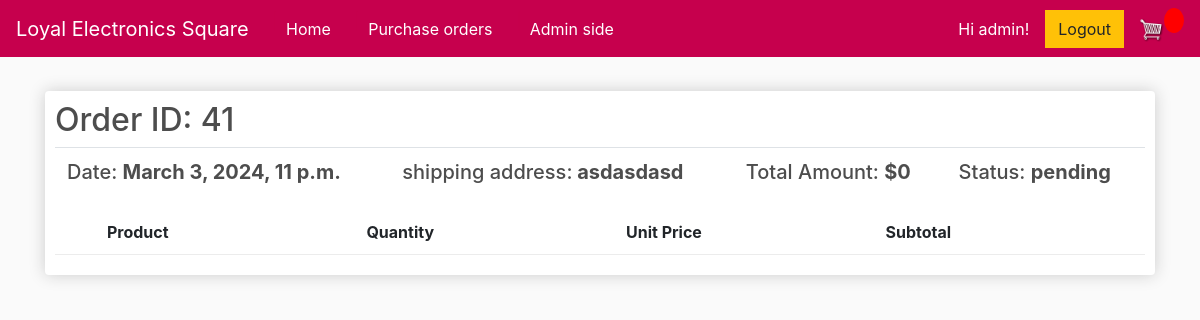
The app's page /order_detail/41 (signed in), older data.
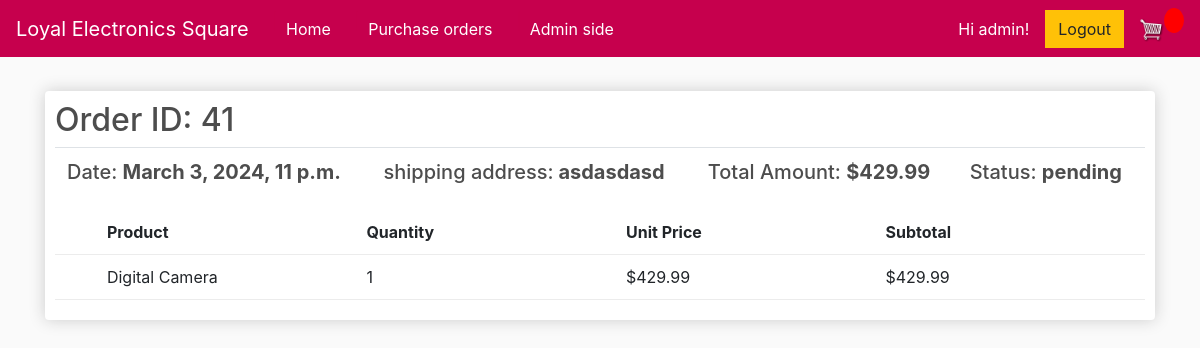
The same page, newer data.
### store/models.py (models this page shows, shortened)
class Order(models.Model):
    customer = models.ForeignKey(Customer, on_delete=models.SET_NULL, null=True, blank=True)
    date_ordered = models.DateTimeField(default=timezone.now)
    complete = models.BooleanField(default=False, null=True, blank=False)
    total_amount = models.DecimalField(max_digits=100, decimal_places=2, null=True)
    status = models.CharField(max_length=20, default='pending')
    @property
    def get_cart_items(self):
        orderitems = self.orderitem_set.all()
        total = sum([item.quantity for item in orderitems])
        return total
    def total_amount(self):
        orderitems = self.orderitem_set.all()
        total = sum([item.get_total for item in orderitems])
        return total

class Customer(models.Model):
    user = models.OneToOneField(User, on_delete=models.CASCADE, related_name = 'customer', null=True, blank=True)
    full_name = models.CharField(max_length=200, null=True)
    email = models.CharField(max_length=200, null=True)
    password = models.CharField(max_length=200, null=True)
    shipping_address = models.CharField(max_length=200, null=True)

class OrderItem(models.Model):
    product = models.ForeignKey(Product, on_delete=models.SET_NULL, null=True)
    order = models.ForeignKey(Order, on_delete=models.SET_NULL, null=True)
    quantity = models.IntegerField(default=0, null=True, blank=True)
    date_added = models.DateTimeField(auto_now_add=True)
    unit_price = models.DecimalField(max_digits=10, decimal_places=2, null=True)
    subtotal = models.DecimalField(max_digits=10, decimal_places=2, null=True)
    @property
    def get_total(self):
        total = self.product.price * self.quantity
        return total

class Product(models.Model):
    name = models.CharField(max_length=200, null=True)
    price = models.DecimalField(max_digits=10, decimal_places=2)
    size = models.CharField(max_length=16, null=True)
    weight = models.CharField(max_length=16, null=True)
    digital = models.BooleanField(default=False, null=True, blank=False)
    image = models.ImageField(null=True, blank=True)
    image2 = models.ImageField(null=True, blank=True)
    image3 = models.ImageField(null=True, blank=True)
    description = models.TextField(null=True)
    is_active = models.BooleanField(default=True)

### store/views.py (the view)
# urls.py: path('order_detail/<int:pk>', views.order_detail, name="order_detail"),
@login_required
def order_detail(request, pk):
     if request.user.is_authenticated:
          customer = request.user.customer
          order, created = Order.objects.get_or_create(customer=customer, complete=False)
          items = order.orderitem_set.all()
          cartItems = order.get_cart_items
     else:
          items = []
          order = {'get_cart_total':0, 'get_cart_items':0, 'shipping':False}
          cartItems = order['get_cart_items']
     order = Order.objects.get(id=pk)
     order_items = OrderItem.objects.filter(order=order)
     return render(request, 'store/order_detail.html', {'order': order, 'order_items': order_items})

### store/templates/store/order_detail.html
{% extends 'store/main.html' %}
{% load static %}
{% block content %}
<div class="row">
    <div class="col-lg-12">
        <div class="box-element">
            <table class="table">
                <h2>Order ID: {{ order.id }}</h2>
                <tr>
                    <th><h5>Date: <strong>{{order.date_ordered}}</strong></h5></th>
                    <th><h5>shipping address:<strong> {{order.customer.shipping_address}}</strong></h5></th>
                    <th><h5>Total Amount: <strong>${{order.total_amount}}</strong></h5></th>
                    <th><h5>Status: <strong>{{order.status}}</strong></h5></th>
                </tr>
            </table>
            <div class="cart-row">
                <div style="flex:0.2"><strong></strong></div>
                <div style="flex:1"><strong>Product</strong></div>
                <div style="flex:1"><strong>Quantity</strong></div>
                <div style="flex:1"><strong>Unit Price</strong></div>
                <div style="flex:1"><strong>Subtotal</strong></div>
            </div>
            {% for item in order_items %}
            <div class="cart-row">
                <div style="flex:0.2"></div>
                <div style="flex:1">{{item.product.name}}</div>
                <div style="flex:1">{{item.quantity}}</div>
                <div style="flex:1">${{item.product.price}}</div>
                <div style="flex:1">${{item.get_total}}</div>
            </div>
            {% endfor %}
    </div>
</div>
{% endblock content %}

Row changes from the older to the newer data that the page shows:
changed Order "pending": total_amount "0" → "429.99"
added OrderItem: product.name "Digital Camera", quantity "1", product.price "429.99", get_total "429.99"
